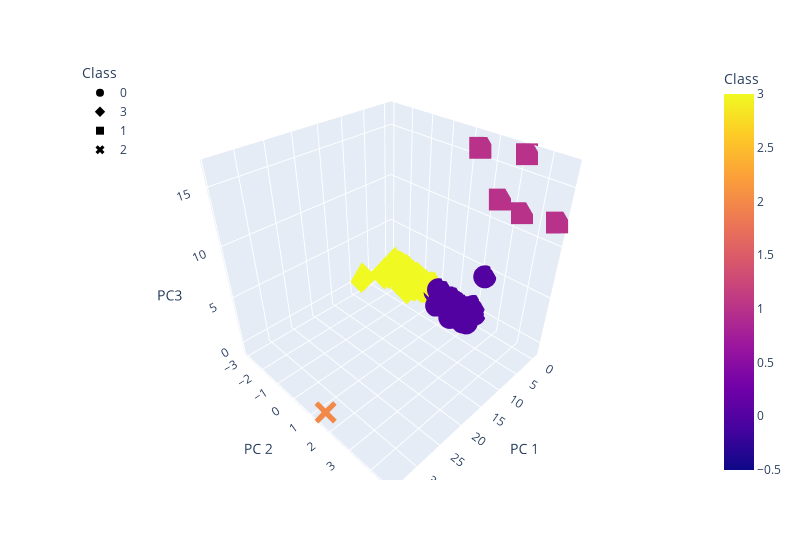

Notebook source saved alongside this figure:
### Markdown cell above
### Deliverable 4: Visualizing Cryptocurrencies Results

#### 3D-Scatter with Clusters

### Code cell
# Creating a 3D-Scatter with the PCA data and the clusters
fig = px.scatter_3d(
    clustered_df,
    x="PC 1",
    y="PC 2",
    z="PC3",
    color="Class",
    symbol="Class",
    width=800,
    hover_name="CoinName",
    hover_data=["Algorithm"]

)
fig.update_layout(legend=dict(x=0, y=1))

### Figure 1 — Plotly figure (JSON) as saved in the notebook; plotly's stock layout.template omitted (floating-point values rounded to 4 significant figures; data arrays with more than 128 entries replaced by an {"elided": "..."} marker saying what was removed)
{"data": [{"customdata": {"elided": "287x1 str values"}, "hovertemplate": "<b>%{hovertext}</b><br><br>Class=%{marker.color}<br>PC 1=%{x}<br>PC 2=%{y}<br>PC3=%{z}<br>Algorithm=%{customdata[0]}<extra></extra>", "hovertext": {"elided": "287 str values"}, "legendgroup": "0", "marker": {"color": {"elided": "287 int values"}, "coloraxis": "coloraxis", "symbol": "circle"}, "mode": "markers", "name": "0", "scene": "scene", "showlegend": true, "type": "scatter3d", "x": {"elided": "287 float values"}, "y": {"elided": "287 float values"}, "z": {"elided": "287 float values"}}, {"customdata": {"elided": "240x1 str values"}, "hovertemplate": "<b>%{hovertext}</b><br><br>Class=%{marker.color}<br>PC 1=%{x}<br>PC 2=%{y}<br>PC3=%{z}<br>Algorithm=%{customdata[0]}<extra></extra>", "hovertext": {"elided": "240 str values"}, "legendgroup": "3", "marker": {"color": {"elided": "240 int values"}, "coloraxis": "coloraxis", "symbol": "diamond"}, "mode": "markers", "name": "3", "scene": "scene", "showlegend": true, "type": "scatter3d", "x": {"elided": "240 float values"}, "y": {"elided": "240 float values"}, "z": {"elided": "240 float values"}}, {"customdata": [["Proof-of-BibleHash"], ["SHA-256 + Hive"], ["Proof-of-Authority"], ["ECC 256K1"], ["SHA3-256"]], "hovertemplate": "<b>%{hovertext}</b><br><br>Class=%{marker.color}<br>PC 1=%{x}<br>PC 2=%{y}<br>PC3=%{z}<br>Algorithm=%{customdata[0]}<extra></extra>", "hovertext": ["BiblePay", "LitecoinCash", "Poa Network", "Acute Angle Cloud", "Fiii"], "legendgroup": "1", "marker": {"color": [1, 1, 1, 1, 1], "coloraxis": "coloraxis", "symbol": "square"}, "mode": "markers", "name": "1", "scene": "scene", "showlegend": true, "type": "scatter3d", "x": [-0.1907, -0.336, -0.3308, -0.3681, -0.5026], "y": [1.438, 2.463, 4.689, 3.215, 3.371], "z": [15.91, 12.24, 12.2, 16.54, 11.78]}, {"customdata": [["TRC10"]], "hovertemplate": "<b>%{hovertext}</b><br><br>Class=%{marker.color}<br>PC 1=%{x}<br>PC 2=%{y}<br>PC3=%{z}<br>Algorithm=%{customdata[0]}<extra></extra>", "hovertext": ["BitTorrent"], "legendgroup": "2", "marker": {"color": [2], "coloraxis": "coloraxis", "symbol": "x"}, "mode": "markers", "name": "2", "scene": "scene", "showlegend": true, "type": "scatter3d", "x": [34.08], "y": [1.577], "z": [-0.3703]}], "layout": {"coloraxis": {"colorbar": {"title": {"text": "Class"}}, "colorscale": [[0, "#0d0887"], [0.1111, "#46039f"], [0.2222, "#7201a8"], [0.3333, "#9c179e"], [0.4444, "#bd3786"], [0.5556, "#d8576b"], [0.6667, "#ed7953"], [0.7778, "#fb9f3a"], [0.8889, "#fdca26"], [1, "#f0f921"]]}, "legend": {"title": {"text": "Class"}, "tracegroupgap": 0, "x": 0, "y": 1}, "margin": {"t": 60}, "scene": {"domain": {"x": [0, 1], "y": [0, 1]}, "xaxis": {"title": {"text": "PC 1"}}, "yaxis": {"title": {"text": "PC 2"}}, "zaxis": {"title": {"text": "PC3"}}}, "width": 800}}
